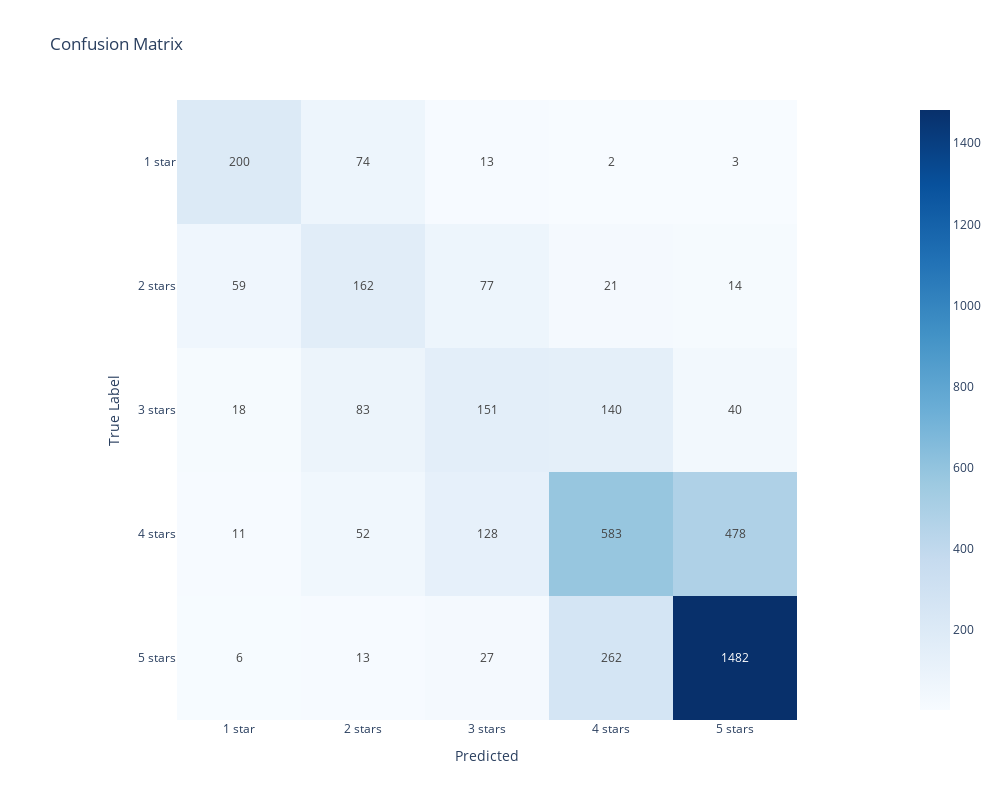

Notebook source saved alongside this figure:
### Markdown cell above
## Model with LogisticRegression and TF-IDF

To begin we will use Logistic regression model in order to use class_weight='balanced', and Tf-idf Vectorizer

### Code cell
# instantiate the Model class with text and labels (X and y), a logistic regression model and a tfidf vectorizer
model_clf2 = Model(X, y, LogisticRegression(class_weight='balanced', solver='liblinear'), TfidfVectorizer(preprocessor=preprocess_text), random_seed=42, test_size=0.2)

# fit the model
model_clf2.fit()

# predict and generate classification report
model_clf2.report(class_labels)

### Figure 1 — Plotly figure (JSON) as saved in the notebook; plotly's stock layout.template omitted (floating-point values rounded to 4 significant figures)
{"data": [{"coloraxis": "coloraxis", "hovertemplate": "Predicted: %{x}<br>True Label: %{y}<br>color: %{z}<extra></extra>", "name": "0", "texttemplate": "%{z}", "type": "heatmap", "x": ["1 star", "2 stars", "3 stars", "4 stars", "5 stars"], "xaxis": "x", "y": ["1 star", "2 stars", "3 stars", "4 stars", "5 stars"], "yaxis": "y", "z": [[200, 74, 13, 2, 3], [59, 162, 77, 21, 14], [18, 83, 151, 140, 40], [11, 52, 128, 583, 478], [6, 13, 27, 262, 1482]]}], "layout": {"coloraxis": {"colorscale": [[0, "rgb(247,251,255)"], [0.125, "rgb(222,235,247)"], [0.25, "rgb(198,219,239)"], [0.375, "rgb(158,202,225)"], [0.5, "rgb(107,174,214)"], [0.625, "rgb(66,146,198)"], [0.75, "rgb(33,113,181)"], [0.875, "rgb(8,81,156)"], [1, "rgb(8,48,107)"]]}, "height": 800, "title": {"text": "Confusion Matrix"}, "width": 1000, "xaxis": {"anchor": "y", "constrain": "domain", "domain": [0, 1], "scaleanchor": "y", "title": {"text": "Predicted"}}, "yaxis": {"anchor": "x", "autorange": "reversed", "constrain": "domain", "domain": [0, 1], "title": {"text": "True Label"}}}}
